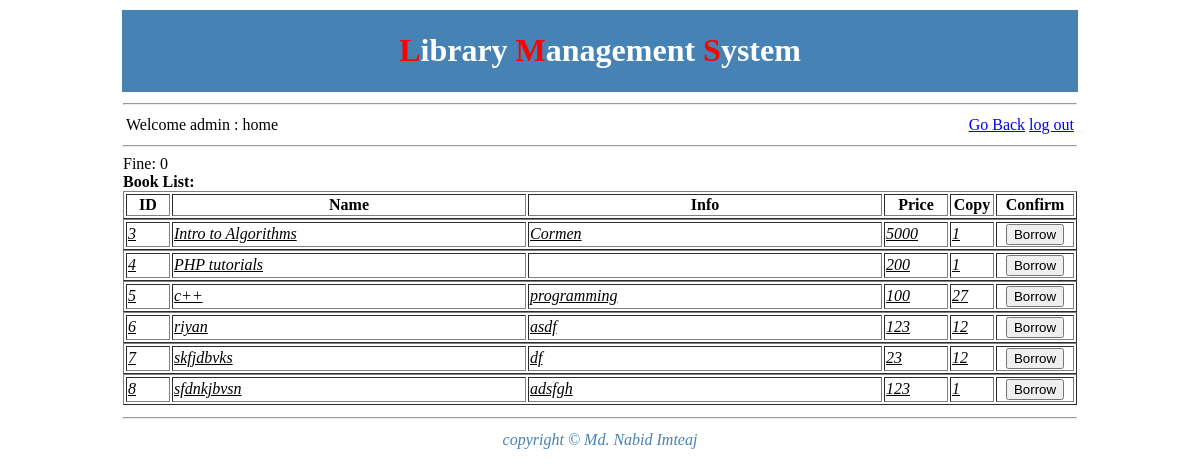
/user.php (signed in), run on an earlier commit of the app's database.
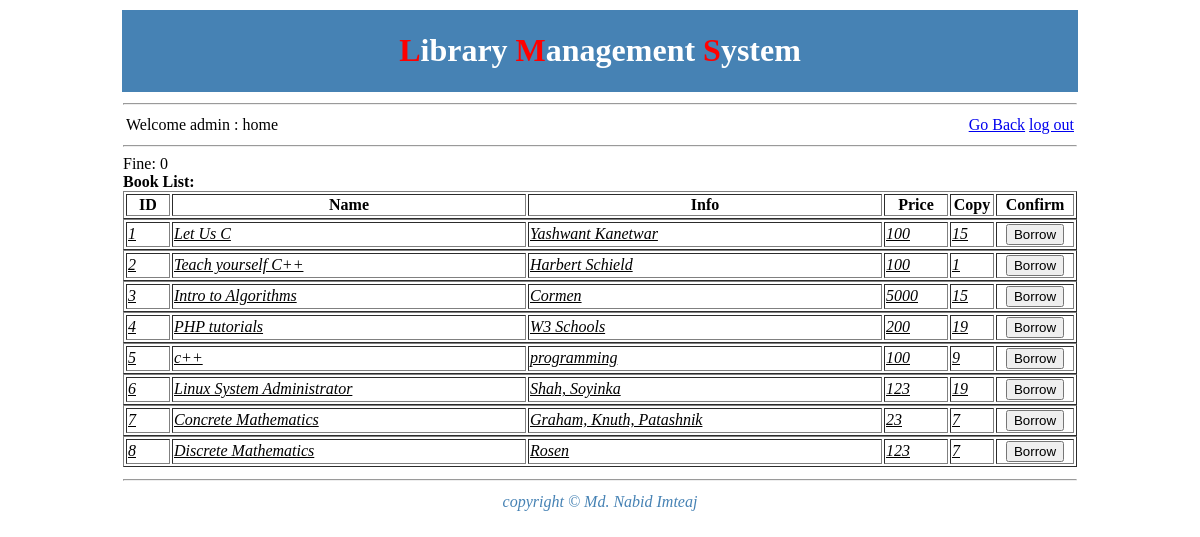
And on a later commit of the database.
### tables this page shows
CREATE TABLE IF NOT EXISTS `book` (
  `id` int(10) NOT NULL AUTO_INCREMENT,
  `name` varchar(100) NOT NULL,
  `price` int(5) NOT NULL,
  `info` text NOT NULL,
  `availibility` int(1) NOT NULL,
  PRIMARY KEY (`id`)
);

### dbase.php (called while the page is built, shortened)
<?php
function bookList( $uid ) {
	$query = "SELECT * FROM book WHERE availibility > 0 AND id NOT IN ( SELECT bid from `transaction` WHERE uid='$uid' )" ;
	$result = mysql_query( $query );
	return $result;
}
function bookConfirmCheck( $uid ) {
    $query = "SELECT * FROM book WHERE id in ( SELECT bid from `transaction` WHERE uid='$uid' AND confirm=0 )";
    $result = mysql_query( $query );
    return $result;
}
function userFine( $uid ) {
	$query = "SELECT fine FROM user WHERE id = $uid";
	$result = mysql_query( $query );
	$result = mysql_fetch_assoc( $result );
	return $result["fine"];
}
?>

### user.php (the view, shortened to what this page needs)
<?php
require_once('functions.php');
require_once("dbase.php");
$fine = userFine( $_SESSION["id"] );
echo " Fine: ".$fine."<br/>";
$result = bookList( $_SESSION["id"] );
$confirmation = bookConfirmCheck( $_SESSION["id"] );
?>
<?php
if( mysql_num_rows( $result ) <= 0 ) {
    echo "Sorry, no books are available at this moment.";
} else {
?>
<b>Book List:</b>
<table border="1" width="100%">
    <tr>
        <th width="40px">ID</th>
        <th width="350px">Name</th>
        <th width="350px">Info</th>
        <th width="60px">Price</th>
        <th width="40px">Copy</th>
        <th align="center">Confirm</th>
    </tr>
</table>
<?php
    while( $row = mysql_fetch_assoc( $result ) ) {
        $name = $row["name"];
        $id = $row["id"];
        $availibility = $row["availibility"];
        $info = $row["info"];
        $price = $row["price"];
?>
        <form action="user.php" method="post">
        <table border="1" width="100%">
            <tr>
                <td width="40px"><i><u> <?=$id?> </u></i> </td>
                <td width="350px">
                    <i><u> <?=$name?> </u></i>
                </td>
                <td width="350px"><i><u> <?=$info?> </u></i> </td>
                <td width="60px"><i><u> <?=$price?> </u></i> </td>
                <td width="40px"><i><u> <?=$availibility?> </u></i> </td>
                <td align="center">
                    <input type="submit" name="borrow" value="Borrow" />
                </td>
            </tr>
        </table>
        </form>
<?php
    }
}
?>

What changed in the data, as far as the page shows it:
now on this page (row edited): book: id "1", name "Let Us C", info "Yashwant Kanetwar", price "100", availibility "15"
now on this page (row edited): book: id "2", name "Teach yourself C++", info "Harbert Schield", price "100", availibility "1"
changed book "Intro to Algorithms": availibility "1" → "15"
changed book "PHP tutorials": info (not shown) → "W3 Schools"; availibility "1" → "19"
changed book "programming": availibility "27" → "9"
changed book id 6: name "riyan" → "Linux System Administrator"; info "asdf" → "Shah, Soyinka"; availibility "12" → "19"
changed book id 7: name "skfjdbvks" → "Concrete Mathematics"; info "df" → "Graham, Knuth, Patashnik"; availibility "12" → "7"
changed book id 8: name "sfdnkjbvsn" → "Discrete Mathematics"; info "adsfgh" → "Rosen"; availibility "1" → "7"
